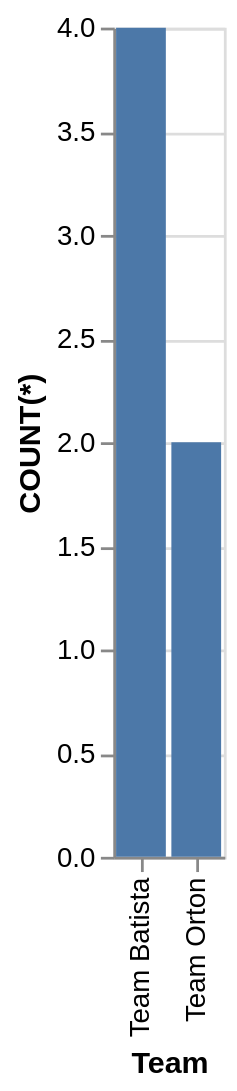

This figure's Vega-Lite source:
### Vega-Lite specification from a JSON file in a GitHub repository (floating-point values rounded to 4 significant figures)
{"data": {"values": [{"x_data": "Team Batista", "y_data": 4}, {"x_data": "Team Orton", "y_data": 2}]}, "mark": "bar", "encoding": {"x": {"field": "x_data", "type": "nominal", "title": "Team", "sort": "ascending"}, "y": {"field": "y_data", "type": "quantitative", "title": "COUNT(*)"}}}
